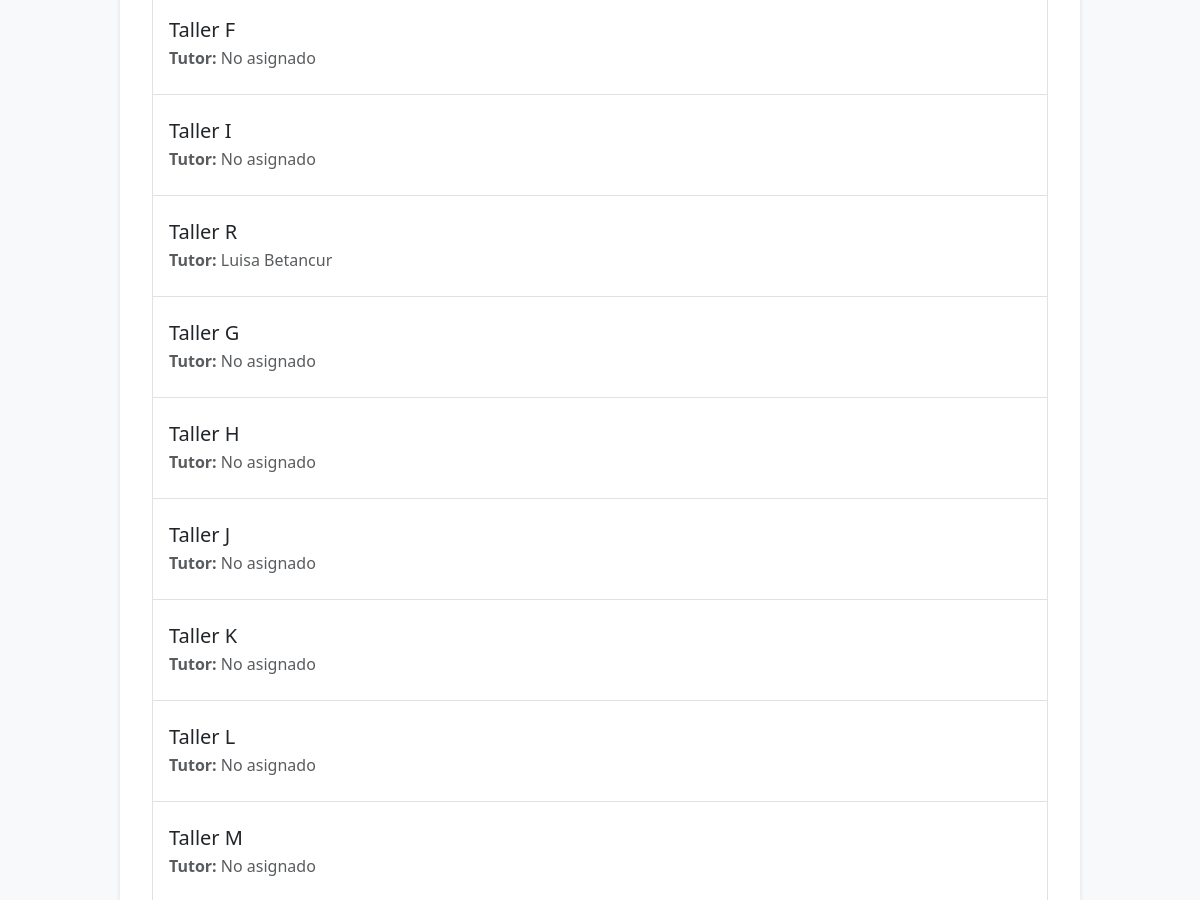
Before: /workshops/list/ (middle part) with the older database file.
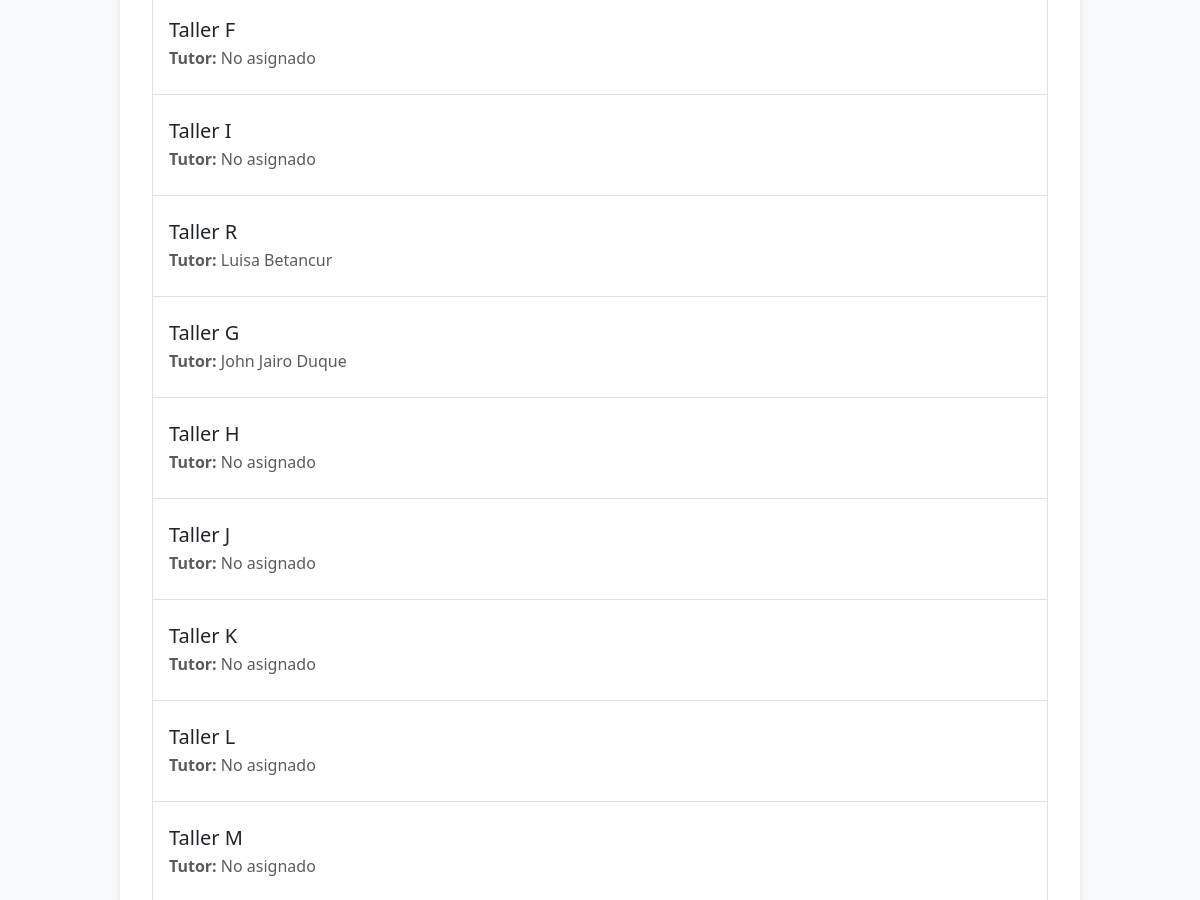
After: the same page with the newer database file.
### workshops/models.py (models this page shows, shortened)
class Workshop(models.Model):
    WORKSHOP_TYPES = [
        ('primary', 'Primaria'),
        ('high_school', 'Bachillerato'),
        ('collective', 'Colectivo'),
    ]
    workshop_id = models.AutoField(primary_key=True)
    name = models.CharField(max_length=100, unique=True)
    tutor = models.ForeignKey(
        'tutors.Tutor',
        on_delete=models.SET_NULL,
        null=True,
        blank=True,
        related_name='workshops'  # Esta línea permite acceder a los talleres desde el tutor
    )
    max_capacity = models.IntegerField(default=25)
    type = models.CharField(
        max_length=20,
        choices=WORKSHOP_TYPES,
        default='primary'
    )

### tutors/models.py (models this page shows, shortened)
class Tutor(models.Model):
    tutor_id = models.AutoField(primary_key=True)
    user = models.OneToOneField(
        User,
        on_delete=models.CASCADE,
        related_name="tutor_profile"
    )
    student = models.ForeignKey(
        Student,
        on_delete=models.SET_NULL,
        null=True,
        blank=True
    )

### workshops/views.py (the view)
# urls.py: path('list/', views.list_workshops, name='list_workshops'),
def list_workshops(request):
    workshops = Workshop.objects.all()
    return render(request, 'workshops/list.html', {'workshops': workshops})

### workshops/templates/workshops/list.html (shortened to what this page needs)
{% extends 'base.html' %}
{% block content %}
<div class="container mt-4">
  <div class="list-group">
    {% for workshop in workshops %}
      <a
        href="{% url 'workshops:students_by_workshop' workshop.workshop_id %}"
        class="list-group-item list-group-item-action py-4"
      >
        <h5 class="mb-1">{{ workshop.name }}</h5>
        <p class="mb-0 text-muted">
          <strong>Tutor:</strong>
          {% if workshop.tutor %}
            {{ workshop.tutor.user.first_name }} {{ workshop.tutor.user.last_name }}
          {% else %}
            No asignado
          {% endif %}
        </p>
      </a>
    {% endfor %}
  </div>
</div>
{% endblock %}

Changed rows visible on the page:
changed Workshop "Taller G": tutor.user.first_name (not shown) → "John Jairo"; tutor.user.last_name (not shown) → "Duque"; no longer shows "No asignado"
